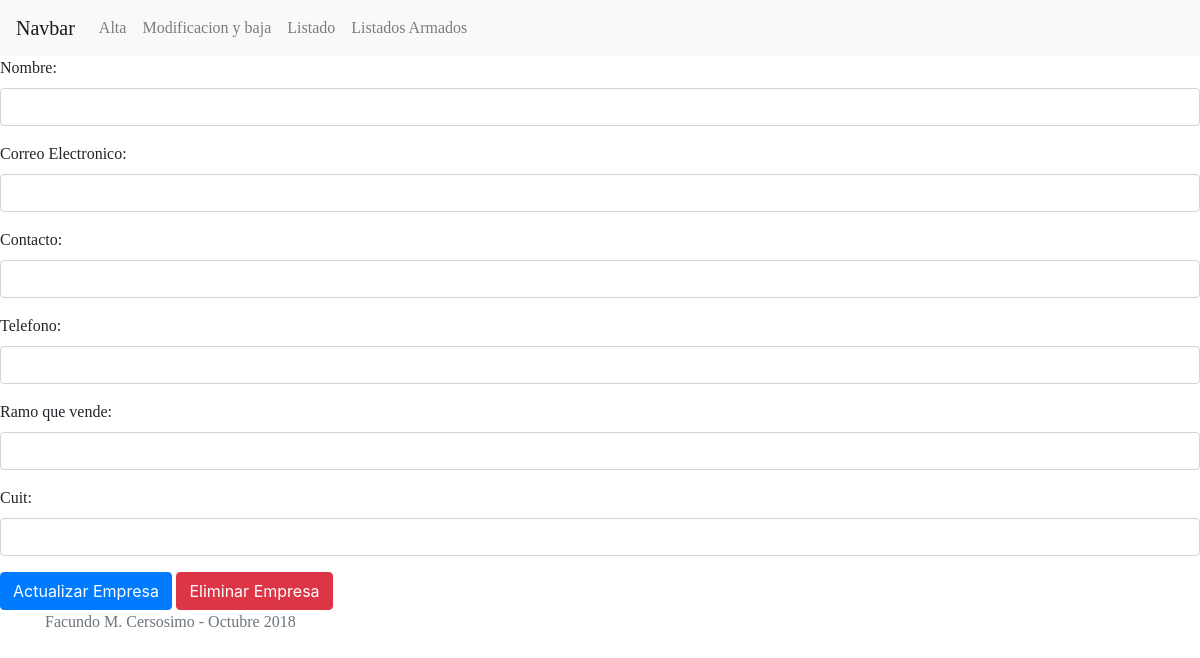
The app's page /actualizarEmpresa.php?buscar=PHP (signed in), older data.
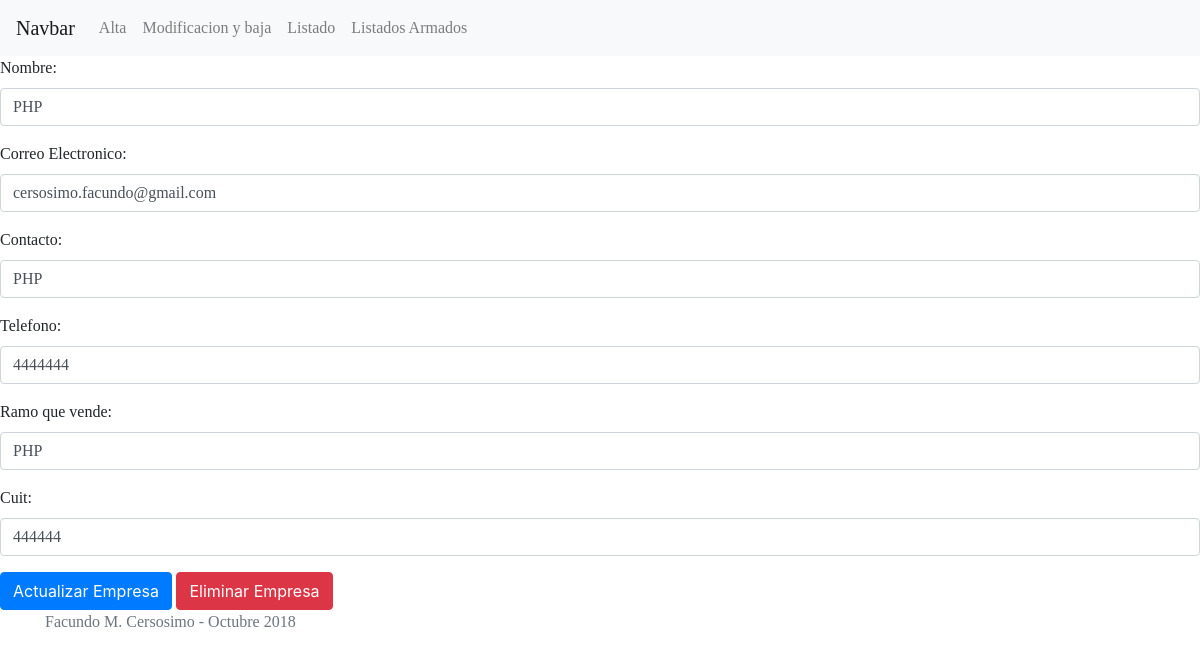
The same page, newer data.
### tables this page shows
CREATE TABLE `proveeores` (
  `idEmpresa` int(4) NOT NULL,
  `nombre` varchar(100) NOT NULL,
  `correo` varchar(100) NOT NULL,
  `telefono` varchar(100) NOT NULL,
  `contacto` varchar(100) NOT NULL,
  `ramo` text NOT NULL,
  `cuit` int(13) NOT NULL,
  `pass` varchar(100) NOT NULL
);

### actualizarEmpresa.php (the view, shortened to what this page needs)
<?php
include "header.php";
require "conexion.php";
	if(isset($_GET["buscar"])){
		$tag = $_GET["buscar"];
			$sqlBuscarProveedores = "SELECT idEmpresa, nombre, correo, telefono, ramo, cuit, contacto FROM proveeores WHERE nombre LIKE '%$tag%'";
			$cargarProveedor = mysqli_query($link, $sqlBuscarProveedores);
			$empresa = mysqli_fetch_assoc($cargarProveedor);
	}
?>
	<form >
<?php if (isset($_GET["buscar"])) { ?>
		<div class="form-group">
			<label for="idNombre">Nombre:</label>
			<input type="text" name="nombre" class="form-control" value="<?php echo $empresa["nombre"]; ?>" id="idNombre">
		</div>
		<div class="form-group">
			<label for="idMail">Correo Electronico:</label>
			<input type="text" name="correo" class="form-control" value="<?php echo $empresa["correo"]; ?>" id="idMail">
		</div>
		<div class="form-group">
			<label for="idContacto">Contacto:</label>
			<input type="text" name="contacto" class="form-control" value="<?php echo $empresa["contacto"]; ?>" id="idContacto">
		</div>
		<div class="form-group">
			<label for="idTel">Telefono:</label>
			<input type="text" name="telefono" class="form-control" value="<?php echo $empresa["telefono"]; ?>" id="idTel">
		</div>
		<div class="form-group">
			<label for="idRamo">Ramo que vende:</label>
			<input type="text" name="ramo" class="form-control" value="<?php echo $empresa["ramo"]; ?>" id="idRamo">
		</div>
		<div class="form-group">
			<label for="idCuit">Cuit:</label>
			<input type="text" name="cuit" class="form-control" value="<?php echo $empresa["cuit"]; ?>"id="idCuit">
		</div>
	</form>
	<button onclick="actualizarEmpresa()" name="button" class="btn btn-primary">Actualizar Empresa</button>
	<button onclick="borrarEmpresa()" class="btn btn-danger">Eliminar Empresa</button>
<?php } ?>
<?php include "footer.php"; ?>

Row changes from the older to the newer data that the page shows:
added proveeores: nombre "PHP", correo "cersosimo.facundo@gmail.com", contacto "PHP", telefono "4444444", ramo "PHP", cuit "444444"
